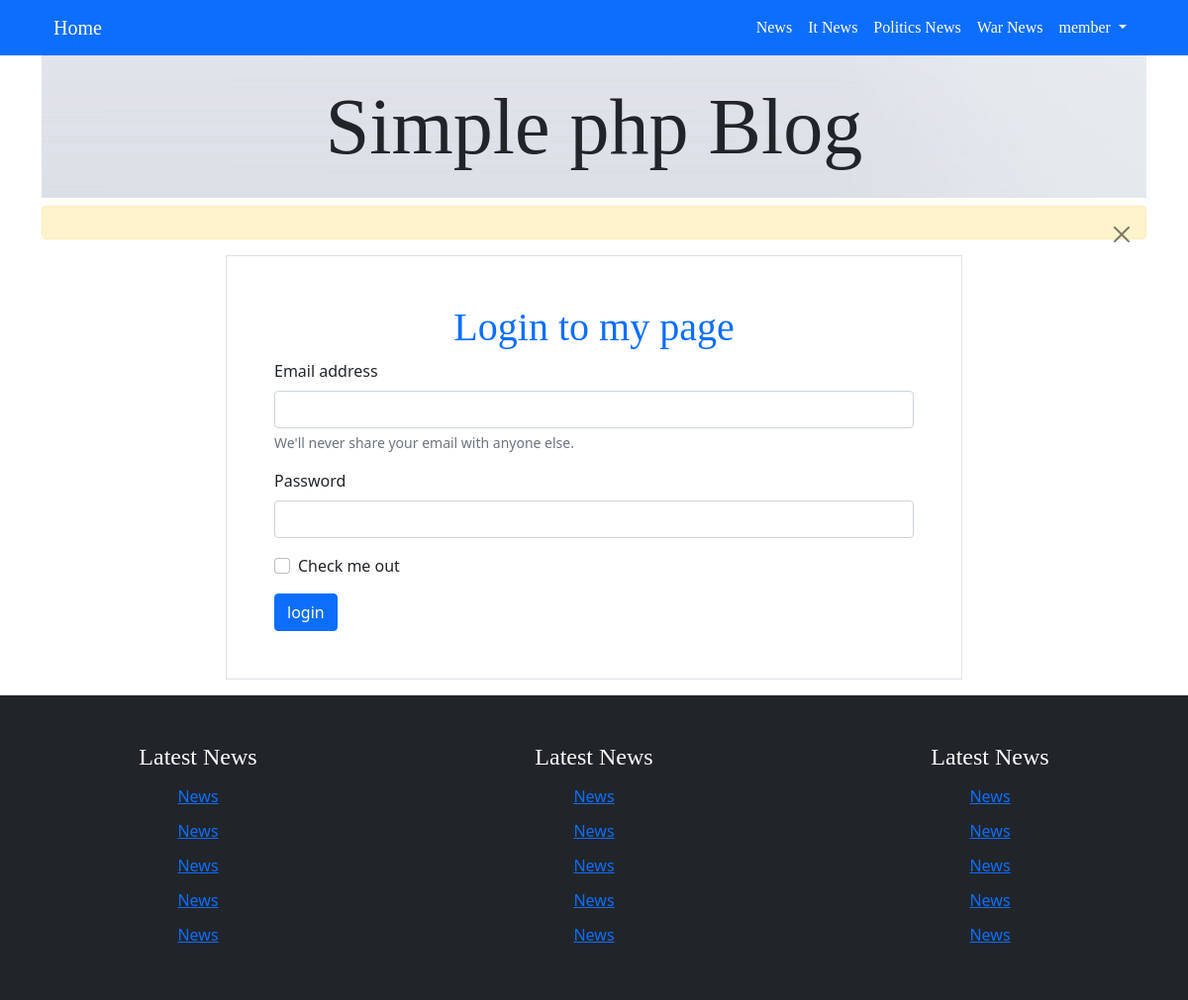
The page /login.php on the database its author committed.
### tables this page shows
CREATE TABLE IF NOT EXISTS `category` (
  `id` tinyint(4) NOT NULL,
  `name` varchar(255) NOT NULL
);

### systemgen/db_connect.php (the view, shortened to what this page needs)
<?php
function dbConnect(){
    $db = mysqli_connect(DB_HOST,DB_USER,DB_PASSWORD,DB_NAME);
    if(mysqli_connect_errno()){
        echo "database connection fail!";
    }else{
       return $db;
    }
}
 function generate_navlink(){
  $db=dbConnect();
  $qry="SELECT * FROM category";
  $result=mysqli_query($db,$qry);
  foreach($result as $result){
                 echo "<li class='nav-item'>";
                  echo "<a class='nav-link text-white english' href='category.php?category=".$result['id']."'>".$result['name']."</a>";
                  echo "</li>";
  }
}
?>

### assets/css/custom.css (style rules this page uses)
.english { font-family: cambria; }

### rows shown on the page
category: name "It News"
category: name "Politics News"
category: name "War News"
